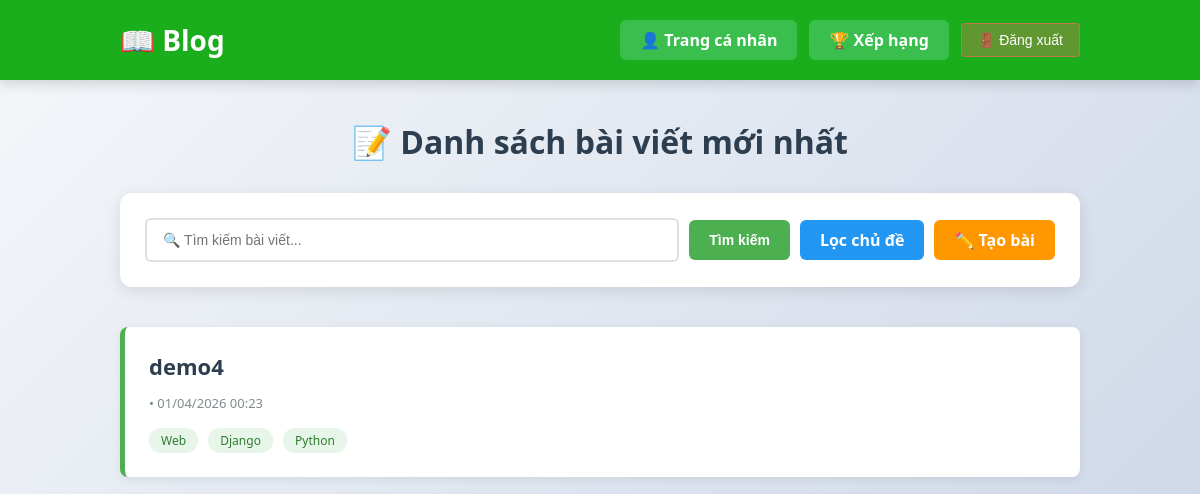
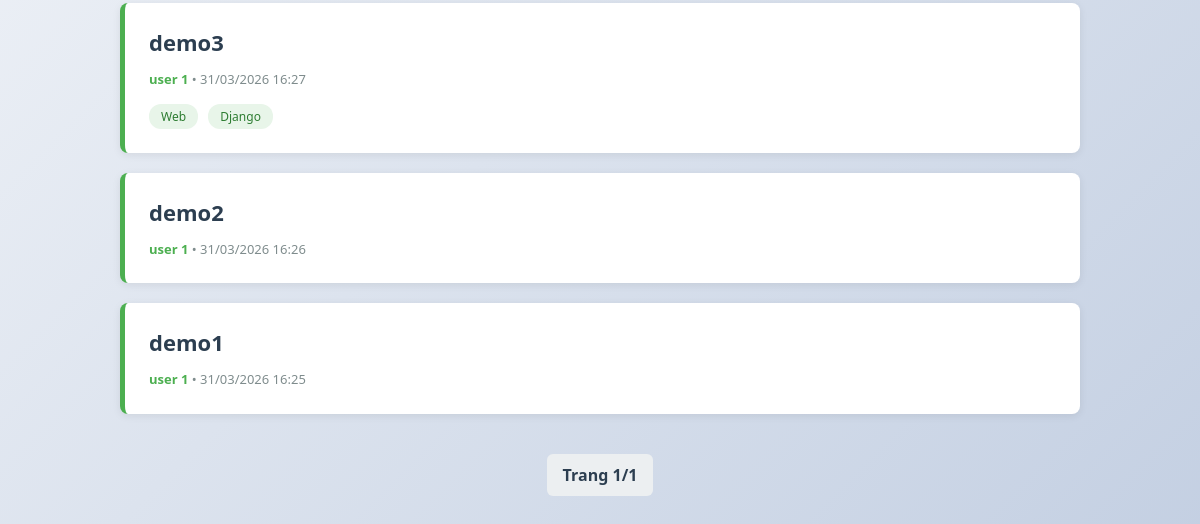
Page /blog/ on the earlier database version (2 pictures, top to bottom).
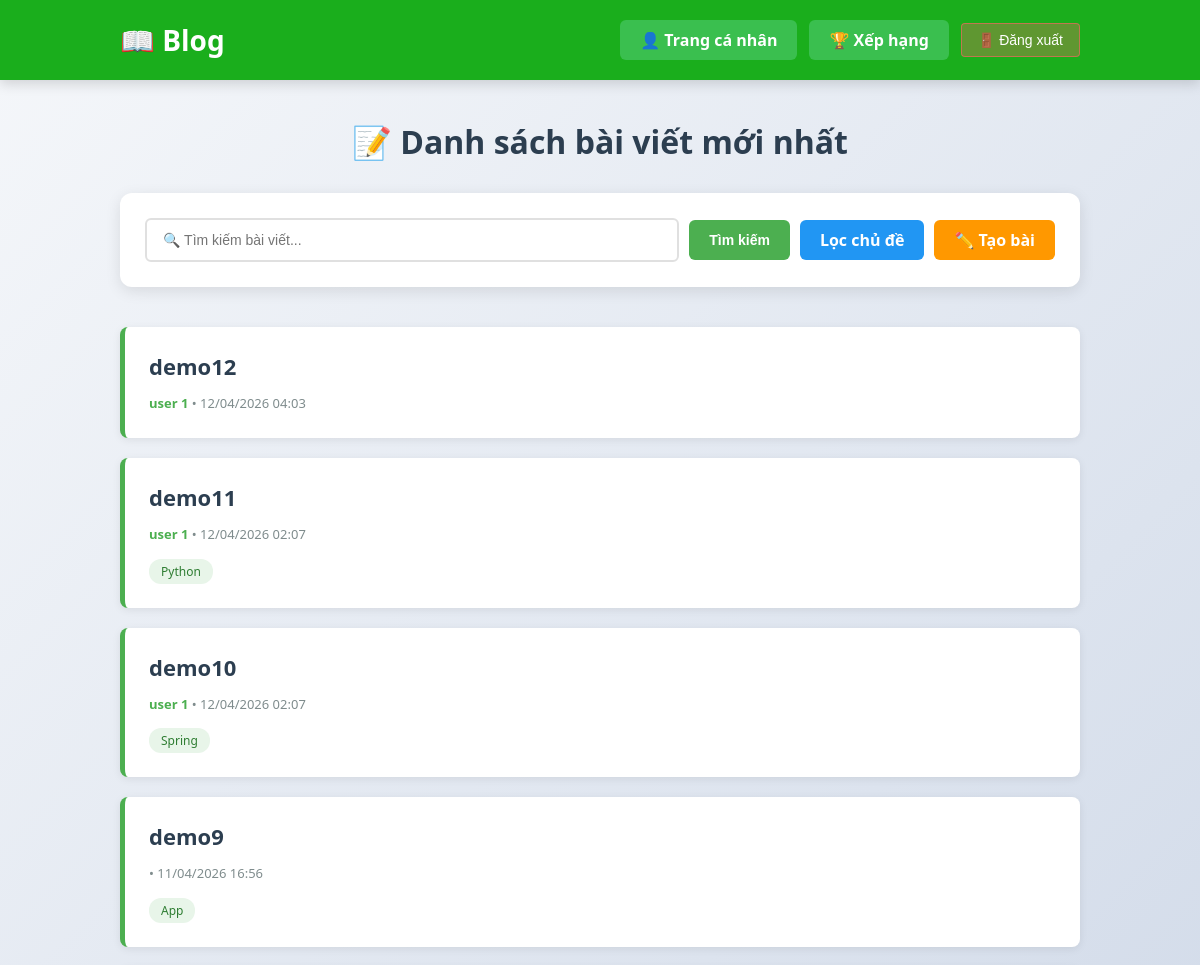
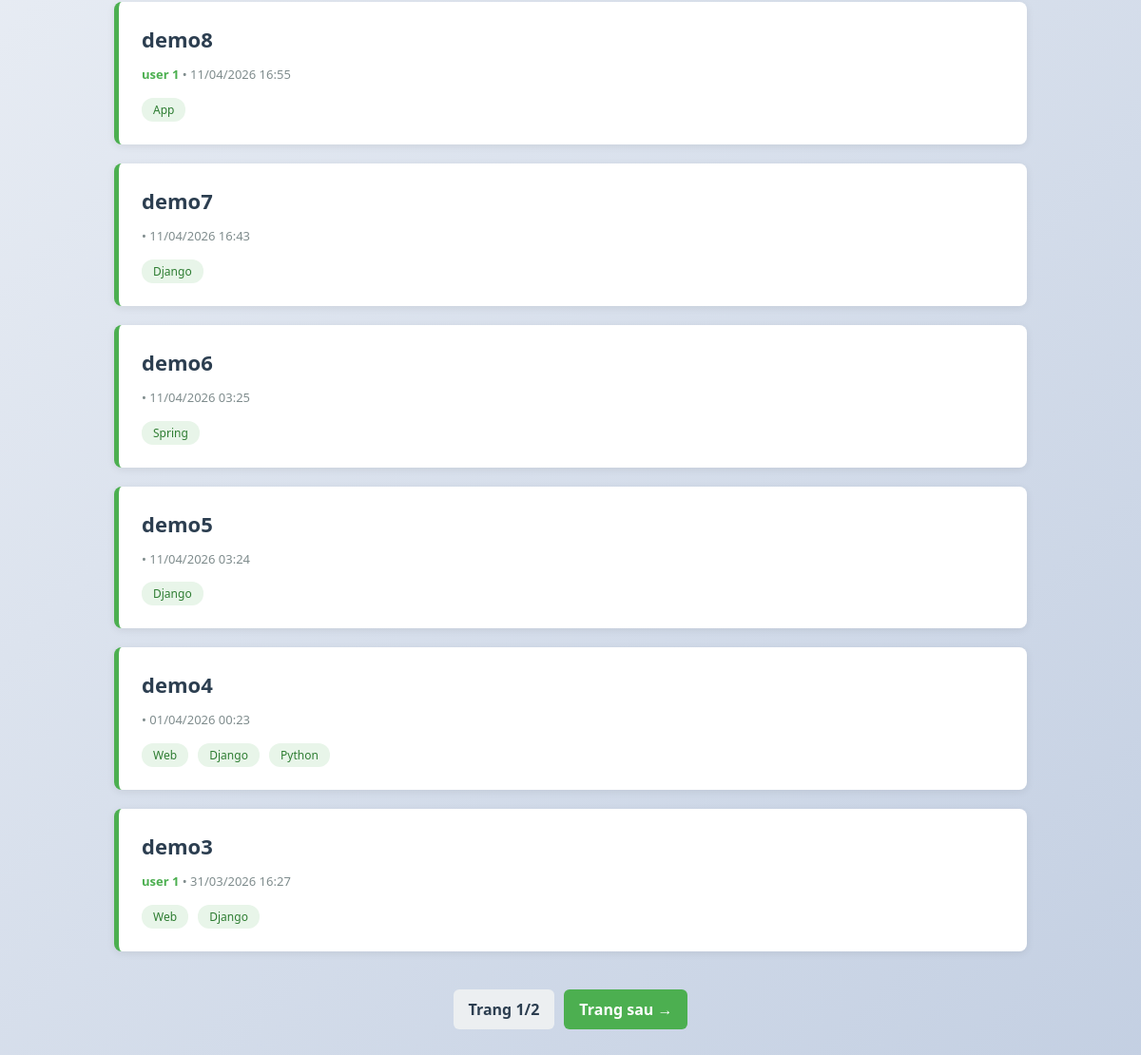
Same page on the later database version (2 pictures, top to bottom).
### blog/models.py (models this page shows, shortened)
class Article(models.Model):
    title = models.CharField(max_length=255)
    like = models.IntegerField(default=0)
    content = RichTextField()
    author = models.ForeignKey(User, on_delete=models.CASCADE)
    topic = models.ManyToManyField(Topic, blank=True)
    created_at = models.DateTimeField(auto_now_add=True)

class Topic(models.Model):
    name = models.CharField(max_length=255, unique=True)

class User(AbstractUser):
    GENDER_CHOICES = [
        ('Nam', 'Nam'),
        ('Nữ', 'Nữ'),
    ]
    name = models.CharField()
    gender = models.CharField(max_length=10, choices=GENDER_CHOICES)
    birth = models.DateField(null=True, blank=True)
    email = models.EmailField(unique=True)
    mark = models.IntegerField(default=0)

### blog/views.py (the view, shortened to what this page needs)
# urls.py: path('',views.home, name = 'home'),
def home(request):
    if(request.GET.get('form')==None):
        return article_list(request)

### blog/views.py (called while the page is built)
def article_list(request):
    articles = Article.objects.all().order_by('-created_at')
    paginator = Paginator(articles, 10)
    page_number = request.GET.get('page')
    page_obj = paginator.get_page(page_number)
    return render(request, 'home.html', {'posts': page_obj})

### blog/templates/home.html (shortened to what this page needs)
<!DOCTYPE html>
<html lang="vi">
<head>
</head>
<body>
  <header>
    <div class="header-container">
      <div class="logo">📖 Blog</div>
      <form method="get" action="" class="header-nav">
        <a href="{% url 'this_user' %}" class="back-btn" style="background: rgba(74, 200, 105, 0.674);" >👤 Trang cá nhân</a>
        <a href="{% url 'user-list' %}" class="back-btn" style="background: rgba(74, 200, 105, 0.674)" >🏆 Xếp hạng</a>
        <button type="submit" name="form" value="logout" style="background: rgba(255,100,100,0.3); border-color: rgba(255,100,100,0.6);">🚪 Đăng xuất</button>
      </form>
    </div>
  </header>
  <div class="container">
    <h1>📝 Danh sách bài viết mới nhất</h1>
    <div class="search-section">
      <form method="get" action="" class="search-form">
        <input type="text" name="keyword" placeholder="🔍 Tìm kiếm bài viết...">
        <button type="submit" name="form" value="search">Tìm kiếm</button>
        <a href="{% url 'filter' %}" class="back-btn" style="background: #2196F3;">Lọc chủ đề</a>
        <a href="{% url 'create' %}" class="back-btn" style="background: #ff9800;">✏️ Tạo bài</a>
      </form>
    </div>
    <div class="posts-list">
      {% for post in posts %}
        <a href="{% url 'article' post.id %}" class="post-card">
          <h3>{{ post.title }}</h3>
          <div class="post-meta">
            <strong>{{ post.author.name }}</strong> • {{ post.created_at|date:"d/m/Y H:i" }}
          </div>
          {% if post.topic.all %}
            <div class="post-topics">
              {% for topic in post.topic.all %}
                <span class="topic-tag">{{ topic.name }}</span>
              {% endfor %}
            </div>
          {% endif %}
        </a>
      {% empty %}
        <div class="empty-state">
          <p>📭 Chưa có bài viết nào. Hãy là người đầu tiên viết bài!</p>
        </div>
      {% endfor %}
    </div>
    <div class="pagination">
      <span>Trang {{ posts.number }}/{{ posts.paginator.num_pages }}</span>
      {% if posts.has_next %}
        <a href="?page={{ posts.next_page_number }}">Trang sau →</a>
      {% endif %}
    </div>
  </div>
</body>
</html>

Differences in the rows shown:
no longer on this page (row unchanged): Article: title "demo2", author.name "user 1", created_at "31/03/2026 16:26"
no longer on this page (row unchanged): Article: title "demo1", author.name "user 1", created_at "31/03/2026 16:25"
added Article: title "demo12", author.name "user 1", created_at "12/04/2026 04:03"
added Article: title "demo11", author.name "user 1", created_at "12/04/2026 02:07", Topic (name "Python")
added Article: title "demo10", author.name "user 1", created_at "12/04/2026 02:07"
now on this page (row unchanged): Topic: name "Spring"
added Article: title "demo9", created_at "11/04/2026 16:56"
now on this page (row unchanged): Topic: name "App"
added Article: title "demo8", author.name "user 1", created_at "11/04/2026 16:55"
added Article: title "demo7", created_at "11/04/2026 16:43", Topic (name "Django")
added Article: title "demo6", created_at "11/04/2026 03:25"
added Article: title "demo5", created_at "11/04/2026 03:24", Topic (name "Django")
Other differences:
{{ posts.paginator.num_pages }}: "1" → "2"
text now shown: "Trang sau →"
